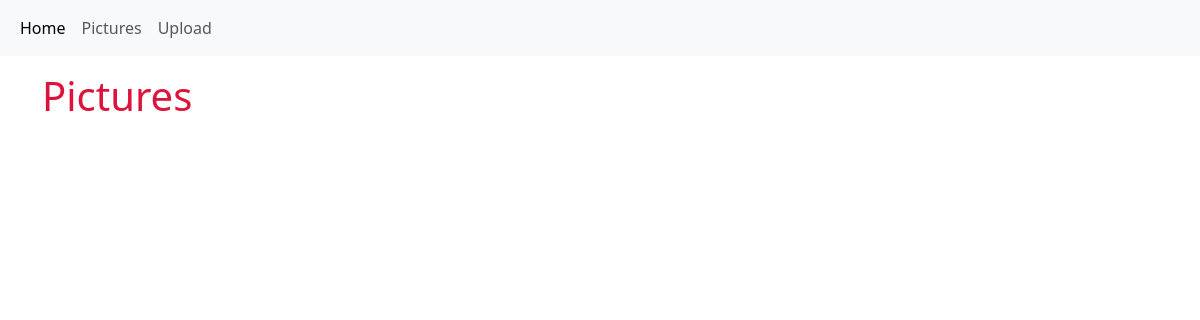
The app's page /images/, older data.
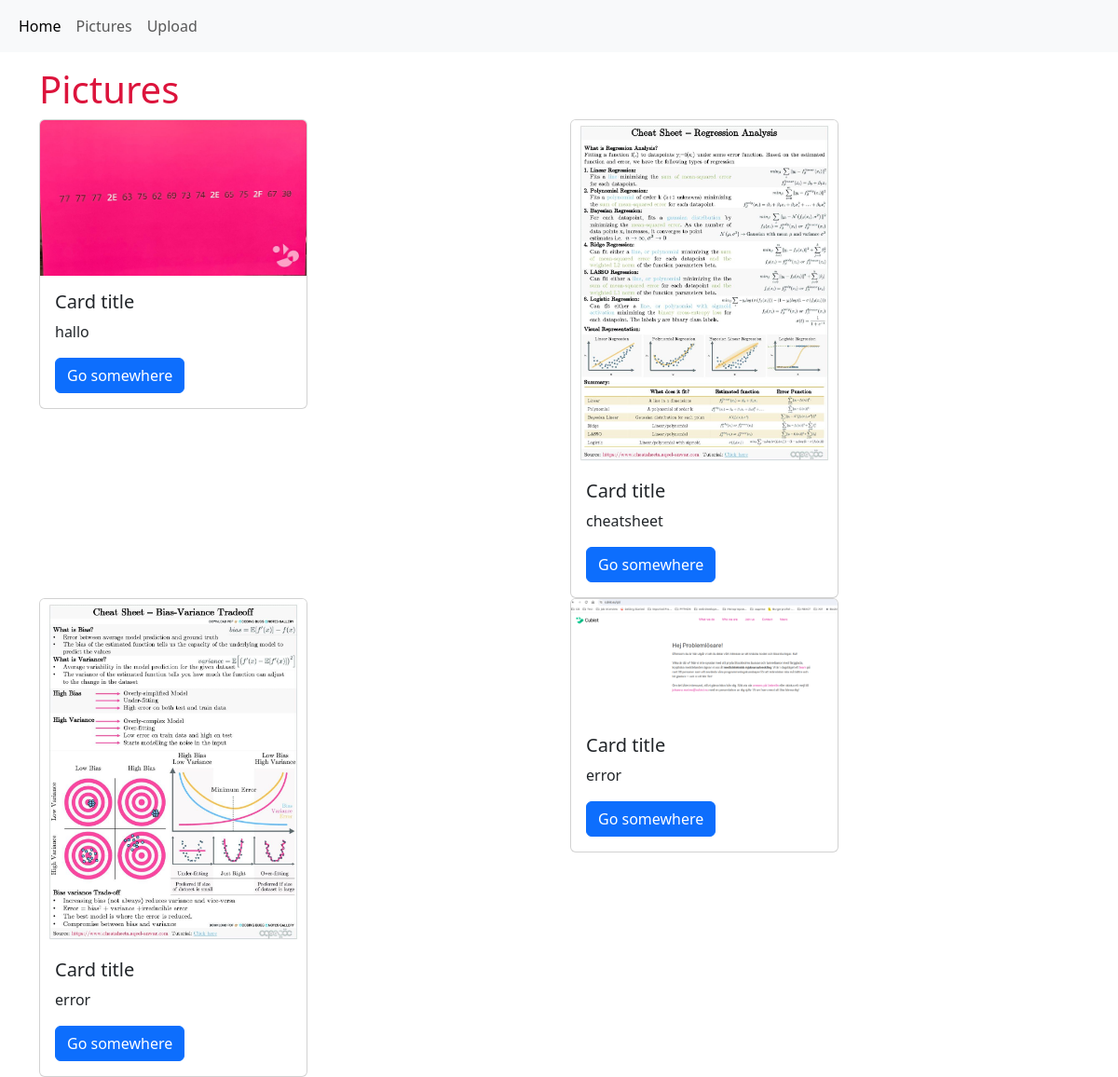
The same page, newer data.
### app_photo/models.py (models this page shows)
class Picture(models.Model):
    description = models.CharField(max_length=300)
    path = models.ImageField(upload_to='images', validators=[validate_file_size])

### app_photo/views.py (the view)
# urls.py: path('images/', views.pictures, name='pictures'), #  app_photo:pictures
def pictures(request):
    pics = Picture.objects.all()
    return render(request,"app_photo/pictures.html", context={'pics':pics})

### app_photo/templates/app_photo/pictures.html
{% extends 'app_photo/base.html' %}
{% block body %}
<div class="container mt-3">
    <h1>Pictures</h1>
    <div class="row">
        {% for pic in pics %}
        <div class="col-md-6">
            <div class="card" style="width: 18rem;">
                <img src="{{pic.path.url}}" class="card-img-top" alt="...">
                <div class="card-body">
                    <h5 class="card-title">Card title</h5>
                    <p class="card-text">{{pic.description}}</p>
                    <a href="#" class="btn btn-primary">Go somewhere</a>
                </div>
            </div>
        </div>
        {% endfor %}
    </div>
</div>
{% endblock %}

### app_photo/templates/app_photo/base.html (shortened to what this page needs)
<!DOCTYPE html>
<html lang="en">
<head>
    <link href="https://cdn.jsdelivr.net/npm/bootstrap@5.3.2/dist/css/bootstrap.min.css" rel="stylesheet"
>
    {% load static %}
    <link rel="stylesheet" href="{% static 'app_photo/main.css'%}">
</head>
<body>
<nav class="navbar navbar-expand-lg bg-body-tertiary">
    <div class="container-fluid">
        <div class="collapse navbar-collapse" id="navbarNavAltMarkup">
            <div class="navbar-nav">
                <a class="nav-link active" aria-current="page" href="{% url 'app_photo:home' %}">Home</a>
                <a class="nav-link" href="{% url 'app_photo:pictures' %}">Pictures</a>
                <a class="nav-link" href="{% url 'app_photo:upload' %}">Upload</a>
            </div>
        </div>
    </div>
</nav>
{% block body %}
{% endblock %}
</body>
</html>

### app_photo/static/app_photo/main.css (style rules this page uses)
h1 { color: crimson; }

Row changes from the older to the newer data that the page shows:
added Picture: path (picture), description "hallo"
added Picture: path (picture), description "cheatsheet"
added Picture: path (picture), description "error"
added Picture: path (picture), description "error"
